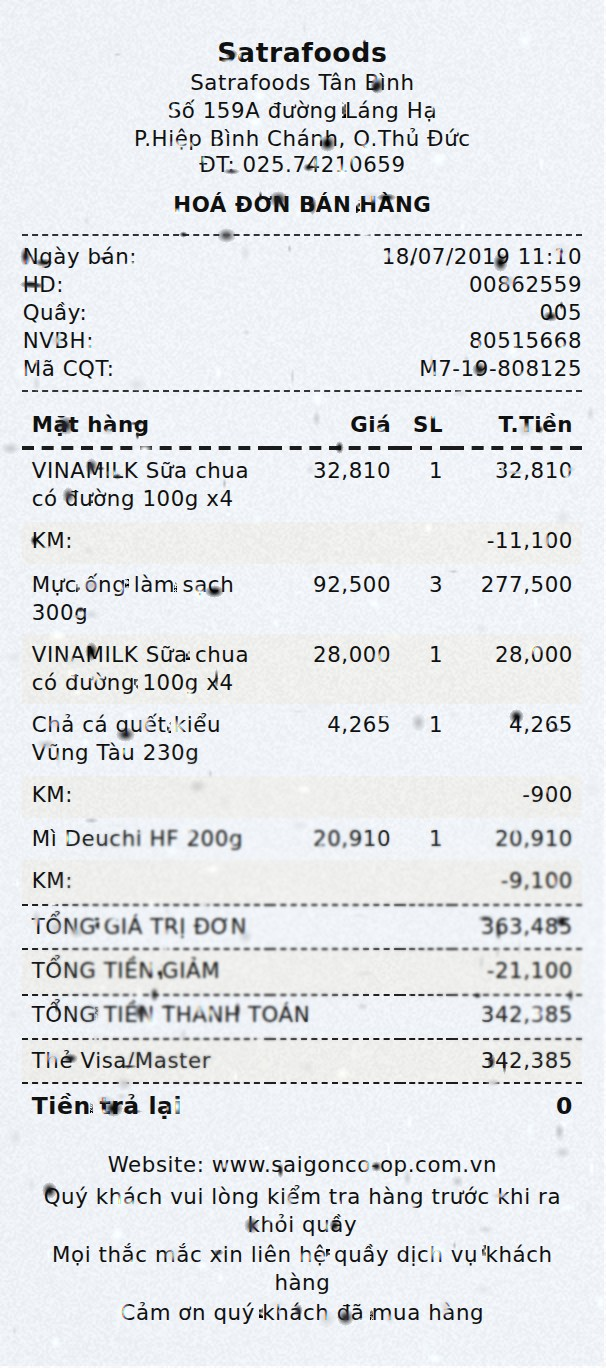
#> input picture data/5k_llm/html/html_1417.jpg, 606 x 1368 px; its folder holds only this picture in this run
$ python -i marks.py   (imports and definitions only)
#> lines starting #> are read from the running program, lines starting #| are printed output that depends on the picture; after the words box and inside, x2 and y2 are one past the last pixel; in counts of white or black regions, pixels touching at a corner belong together
#> further down, picture is the input picture: shape (1368, 606, 3); mean B, G, R 231.9, 228.6, 226.3
### degradation/texture.py
"""DocCreator's texture degradations.

Three of DocCreator's models work by pasting a *texture* onto the page rather
than by filtering it, and they are the ones that make a synthetic page stop
looking synthetic:

``paper_texture``
    The document is drawn onto a photograph of paper rather than onto white.
    In DocCreator this is ``Context::BackgroundContext`` -- the background
    image chosen in the generation assistant, applied before any degradation.

``gradient_domain``
    ``GradientDomainDegradation.cpp``, which implements Seuret, Chen,
    Eichenberger, Liwicki and Ingold, *Gradient-domain degradations for
    improving historical documents images layout analysis*, ICDAR 2015.
    Stain images are pasted at random positions with ``cv::seamlessClone`` in
    ``MIXED_CLONE`` mode, so the stain takes the page's own gradients at its
    edge and has no visible seam.

``phantom_character``
    ``PhantomCharacter.cpp``: leftover ink from a worn press, pasted against
    the left or right flank of a character, sized from that character's own
    bounding box.

DocCreator ships the textures as image files (``data/Image/stainImages``,
``data/Image/phantomPatterns``). Those are LGPL data and are not vendored
here; the patterns are synthesised instead -- same placement and blending
logic, textures generated from a seed. Point ``stains_dir`` or ``patterns``
at real scans when you have them and they are used in preference.
"""

from __future__ import annotations

import random
from pathlib import Path

import cv2
import numpy as np

# Shared with the generators: `rules/visual.yaml` names a file in here, and
# all three renderers composite onto the same sheet as a result.
TEXTURE_ROOT = Path(__file__).resolve().parent.parent / "textures"
PAPER_DIR = TEXTURE_ROOT / "paper"
STAIN_DIR = TEXTURE_ROOT / "stain"

# SynthDoG's `resources/paper/`. These are photographs of real sheets, and they
# are used differently from `textures/paper/`: a file in PAPER_DIR is the sheet
# the text is printed ON, chosen before anything is drawn, while a file here is
# laid OVER a finished render. Same pictures could serve either purpose; the
# distinction is where in the pipeline they enter, so they get separate homes.
OVERLAY_DIR = Path(__file__).resolve().parent.parent / "augmentations" / "data" / "image"

# PhantomCharacter.cpp
SPACING_MIN = 10          # closer than this and there is no room for a pattern
SPACING_MAX = 20          # further than this and the characters are not one word
MIN_WIDTH_PRC = 10        # pattern width, as a percentage of the character's
MAX_WIDTH_PRC = 30
COEFF_MIN_HEIGHT = 0.9    # pattern height, as a fraction of the character's
COEFF_MAX_HEIGHT = 1.05
MIN_WIDTH = 3
MIN_HEIGHT = 3
FREQUENCIES = {"rare": 15, "frequent": 40, "very_frequent": 70}


# ---------------------------------------------------------------- helpers


def _as_bgr(image: np.ndarray) -> tuple[np.ndarray, bool]:
    """seamlessClone and the blends below all want 3 channels."""
    if image.ndim == 2:
        return cv2.cvtColor(image, cv2.COLOR_GRAY2BGR), True
    if image.shape[2] == 4:
        return cv2.cvtColor(image, cv2.COLOR_BGRA2BGR), False
    return image, False


def _restore(out: np.ndarray, was_gray: bool) -> np.ndarray:
    return cv2.cvtColor(out, cv2.COLOR_BGR2GRAY) if was_gray else out


# [527 lines left out: functions _cover, _pick_texture, _value_noise, _synthetic_paper, _creases, paper_texture and 8 more, not called in this run]


__all__ = [
    "OVERLAY_DIR",
    "PAPER_DIR",
    "STAIN_DIR",
    "TEXTURE_ROOT",
    "gradient_domain",
    "paper_overlay",
    "paper_texture",
    "phantom_character",
    "phantom_pattern",
    "stain_patch",
]

### degradation/marks.py
"""Nét người ta thêm vào tờ giấy sau khi in. Chuyển thể từ Augraphy.

`Markup` và `Scribbles`. Hai mô hình này khác mười lăm mô hình còn lại trong
thư mục ở một chỗ căn bản: chúng **không phải hỏng**. Không máy nào gây ra
chúng, không thời gian nào làm chúng mọc lên. Một người cầm bút và đánh dấu
một chỗ họ quan tâm — chỗ ấy gần như luôn là một Ô CỤ THỂ chứ không phải một
vùng ngẫu nhiên trên trang. Kế toán tô vàng dòng "Tổng cộng", khoanh tròn mã
số thuế, gạch xoá một dòng ghi sai rồi viết đè.

Vì thế cả hai nhận tham số `regions`, và `regions.by_box` tự nhận ra điều đó
mà đi lối `place`: gọi một lần cho mỗi ô, đưa toạ độ ô vào, để nét bút bám
đúng chân dòng chữ. Gọi trực tiếp không có `regions` thì chúng tự bốc chỗ, cho
trường hợp ảnh không có nhãn.

**Nhãn vẫn phải đọc được.** Bút dạ quang trộn theo lối NHÂN nên chữ nằm dưới
vẫn còn; cùng lý do với `pattern_overlay`. Nét gạch xoá thì đè hẳn lên — mà
gạch xoá thì đúng là để không đọc được nữa, nên `crossed_off` là mô hình duy
nhất ở đây có quyền che chữ, và một chuỗi dùng nó là một chuỗi cố ý sinh ra ô
không đọc được.
"""

from __future__ import annotations

import math
import random
from typing import Sequence

import numpy as np

from .texture import _as_bgr, _restore

# BGR. Bút dạ quang bão hoà cao và sáng, bút bi thì tối và ngả xanh mực.
HIGHLIGHTER = {
    "yellow": (60, 245, 250),
    "green": (140, 240, 170),
    "pink": (190, 170, 250),
    "orange": (90, 200, 250),
}
PEN = {
    "blue": (150, 60, 30),
    "red": (45, 45, 205),
    "black": (35, 35, 35),
}
STYLES = ("highlight", "underline", "strikethrough", "circle", "crossed_off")


# [20 lines left out: function _wobble, not called in this run]


def _stroke(canvas, points, colour, width, rng):
    import cv2

    path = np.asarray(points, dtype=np.int32).reshape(-1, 1, 2)
    cv2.polylines(canvas, [path], False, colour, max(int(width), 1), cv2.LINE_AA)


def _random_regions(shape, count, rng) -> list[tuple[float, float, float, float]]:
    """Ô giả, cho ảnh không có nhãn — cỡ một dòng chữ, đặt trong lề."""
    height, width = shape[:2]
    line = max(height * 0.018, 8.0)
    out = []
    for _ in range(max(int(count), 1)):
        w = rng.uniform(width * 0.12, width * 0.45)
        x = rng.uniform(width * 0.06, max(width * 0.94 - w, width * 0.06))
        y = rng.uniform(height * 0.06, height * 0.92)
        out.append((x, y, x + w, y + line))
    return out


# [109 lines left out: function markup, not called in this run]


def scribbles(
    image: np.ndarray,
    count: int = 2,
    colour: str = "auto",
    opacity: float = 0.8,
    width: float = 0.17,
    turns: int = 7,
    reach: float = 1.6,
    regions: Sequence[tuple[float, float, float, float]] | None = None,
    rng: random.Random | None = None,
) -> np.ndarray:
    """Nét nguệch ngoạc: một đường bút đi lòng vòng rồi nhấc lên.

    Chuyển thể `Scribbles`. Khác `markup` ở chỗ nó không đánh dấu gì cả — đây
    là nét thử bút, nét tính nhẩm bên lề, chữ ký nháp, vết bút trẻ con. Nên nó
    KHÔNG bám theo hình dạng ô: `regions` chỉ cho biết vẽ ở QUANH đâu, còn nét
    thì tràn ra ngoài (`reach` là mức tràn, tính theo chiều cao ô).

    Đường đi dựng bằng bước ngẫu nhiên có quán tính — hướng đi lệch dần chứ
    không bốc lại từ đầu mỗi bước — rồi làm trơn. Bốc lại hướng mỗi bước cho ra
    nét gãy khúc như tia sét, không ra nét bút.
    """
#> called with count = 2, colour = 'auto', opacity = 0.8, width = 0.17, turns = 7, reach = 1.6
    import cv2

    rng = rng or random.Random(0)
    bgr, was_gray = _as_bgr(image)
#> was_gray = False
    rects = list(regions) if regions else _random_regions(bgr.shape, count, rng)
    if not rects:
        return image

    if colour == "auto":
        ink = PEN[rng.choice(sorted(PEN))]
    elif colour in PEN:
        ink = PEN[colour]
    elif colour in HIGHLIGHTER:
        ink = HIGHLIGHTER[colour]
    else:
        raise ValueError(f"unknown colour {colour!r}; have 'auto', {', '.join(sorted(PEN))}")

    layer = np.zeros(bgr.shape[:2], dtype=np.float32)
    height, width_px = bgr.shape[:2]
#> height = 1368; width_px = 606
    for x0, y0, x1, y1 in rects:
        tall = max(y1 - y0, 2.0)
        step = tall * float(reach) * 0.5
        x, y = (x0 + x1) * 0.5, (y0 + y1) * 0.5
        heading = rng.uniform(0, math.tau)
        path = [(x, y)]
        for _ in range(max(int(turns), 2) * 4):
            heading += rng.gauss(0, 0.9)              # quán tính: lệch, không bốc lại
            x += math.cos(heading) * step * rng.uniform(0.5, 1.0)
            y += math.sin(heading) * step * rng.uniform(0.5, 1.0)
            x = min(max(x, 2.0), width_px - 3.0)
            y = min(max(y, 2.0), height - 3.0)
            path.append((x, y))
        points = np.asarray(path, dtype=np.float32)
        # Làm trơn bằng trung bình trượt: nét bút có bán kính cong, bước ngẫu
        # nhiên thì không.
        kernel = np.ones(5, dtype=np.float32) / 5.0
        smooth = np.stack([np.convolve(points[:, 0], kernel, "same"),
                           np.convolve(points[:, 1], kernel, "same")], axis=1)[2:-2]
        if len(smooth) >= 2:
            _stroke(layer, smooth, (1.0,), max(width * tall, 1.0), rng)
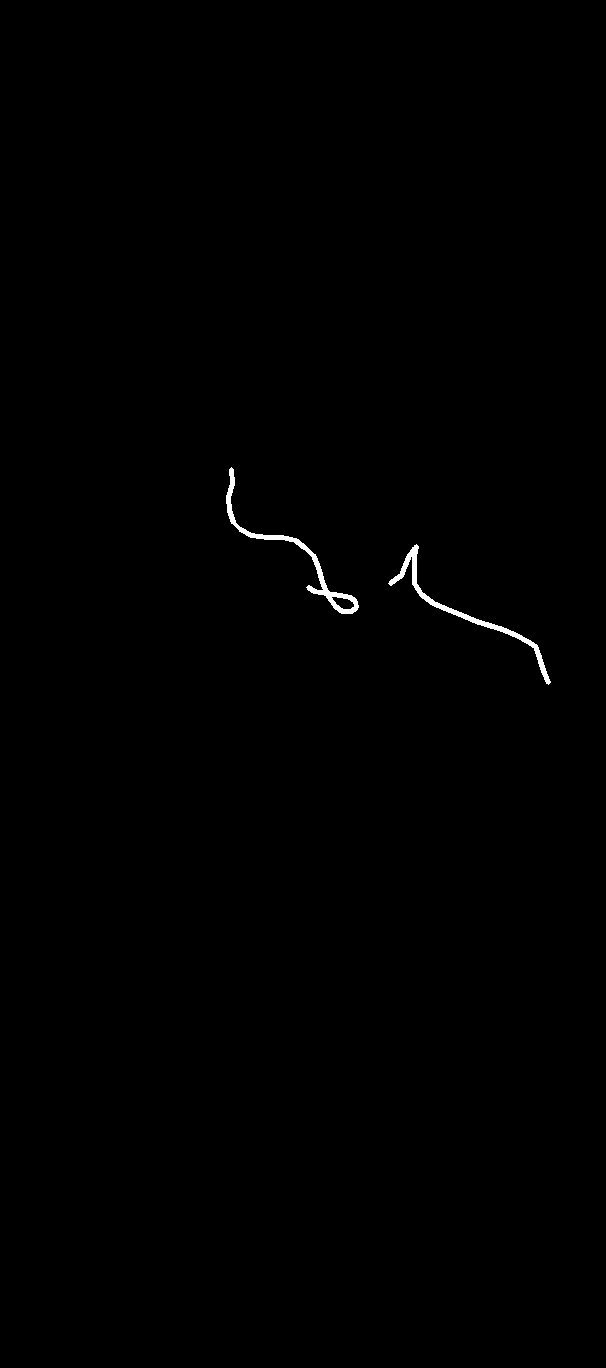
#> layer: shape (1368, 606) float32; values 0 (black) and 1 (white), 0.32% white; 2 white regions, box (x1, y1, x2, y2) and area: (226, 467, 359, 614) 1370, (388, 544, 551, 685) 1324

    layer = cv2.GaussianBlur(layer, (0, 0), 0.5) * float(opacity)
    weight = np.clip(layer, 0, 1)[..., None]
    out = bgr.astype(np.float32) * (1.0 - weight) + np.float32(ink) * weight
    return _restore(np.clip(out, 0, 255).astype(np.uint8), was_gray)


__all__ = ["HIGHLIGHTER", "PEN", "STYLES", "markup", "scribbles"]

>>> import cv2
>>> picture = cv2.imread('../data/5k_llm/html/html_1417.jpg')
>>> result = scribbles(picture)
